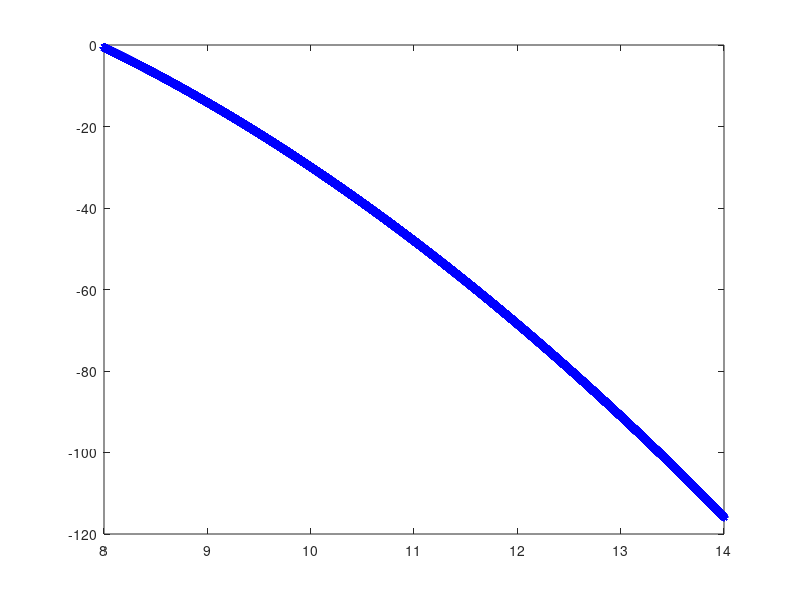

The MATLAB source for this figure:
%método gráfico



%como lo ejecuto????????


clc
clear all 
close all


  x=8:0.0001:14;

  f=-x.^2+10*log(x.^3)+1;
  figure
  plot(x,f,'b*','LineWidth',0.1)
%   ylim([-1,1]);
%   xlim([-5,-4.8]);



